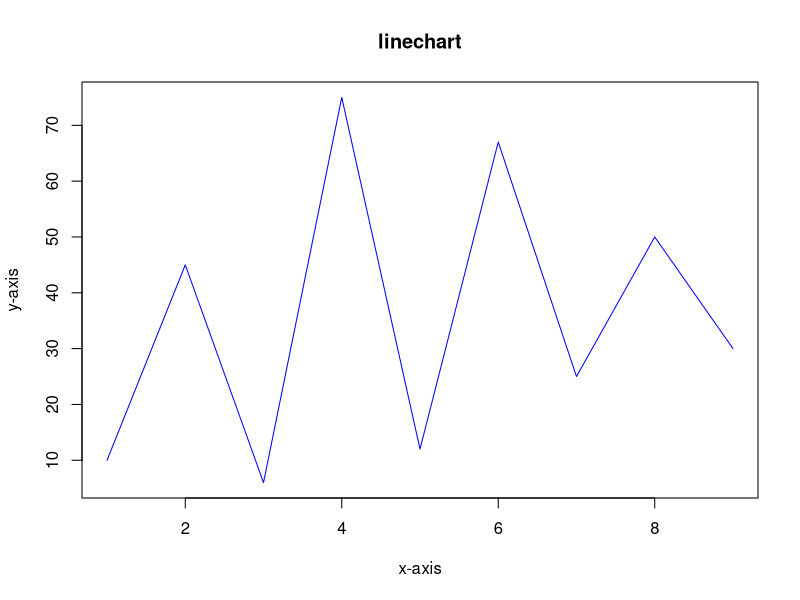
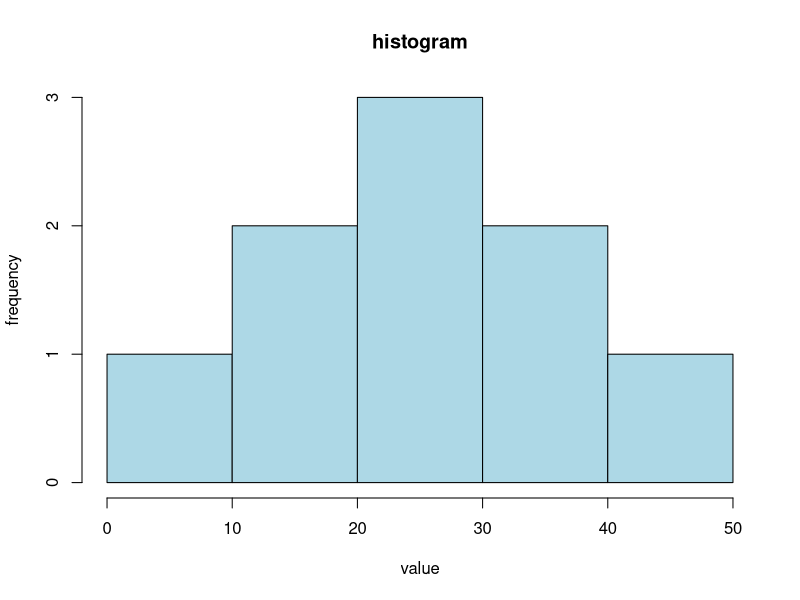
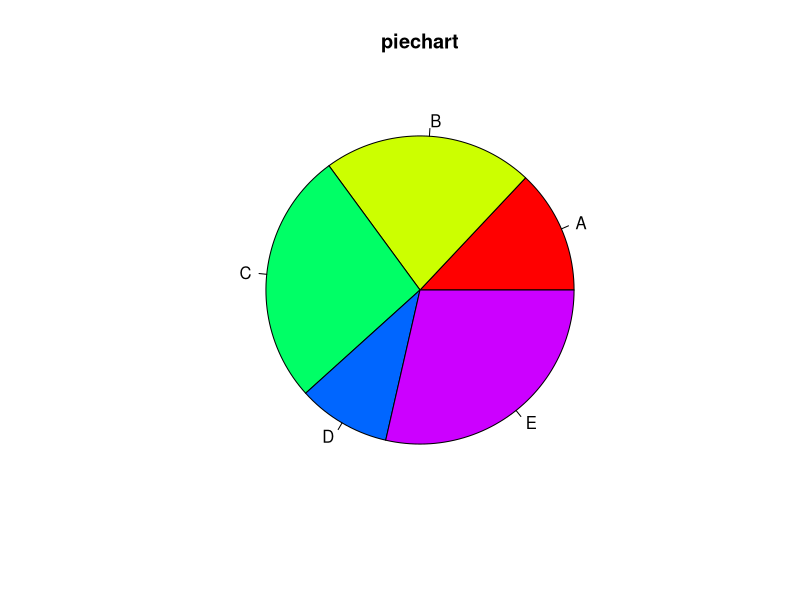
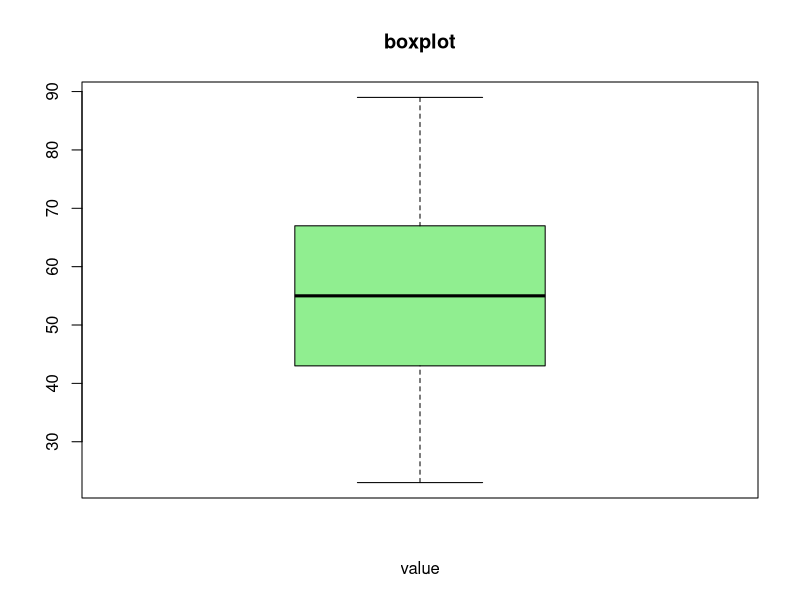
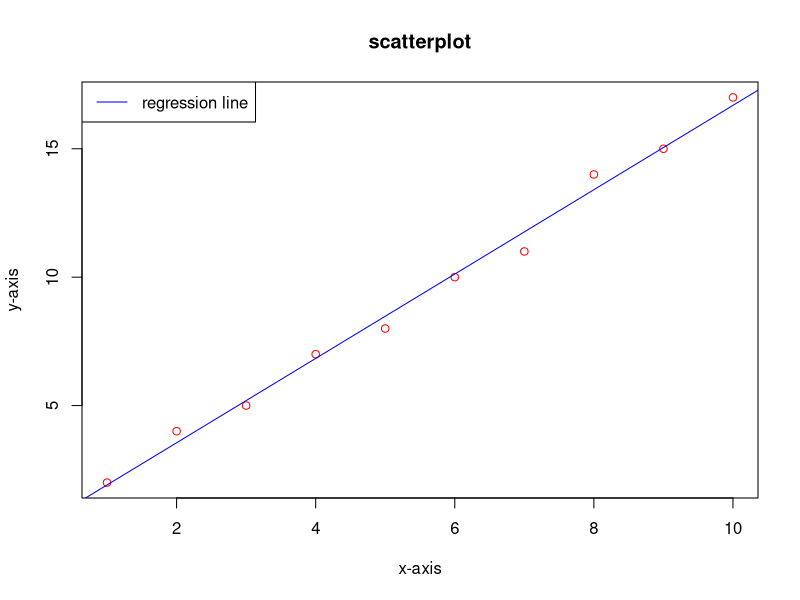

Write the R code that produced these figures, in order.
# 8. Write a R program for any visual representation of an object with creating graphs using graphic functions:
# Plot(),Hist(),Linechart(),Pie(),Boxplot(),Scatterplots().

#create a simple chart
data = c(10,45,6,75,12,67,25,50,30)
plot (data,type = "l", col="blue", xlab="x-axis", ylab="y-axis", main="linechart")


#create a histogram
histogram = c(9,18,19,25,26,23,36,37,45)
#create a histogram
hist(histogram,col="lightblue",xlab="value",ylab="frequency",main="histogram")


#create a pie chart
pie_data = c(20,34,41,15,44)
pie(pie_data, labels = c("A","B","C","D","E","F"), col =rainbow(length(pie_data)),main="piechart")

#create a box plot 
box =c(23, 45, 56, 32, 67, 89, 55, 43, 78, 36, 49, 60, 70)
boxplot (box,col="lightgreen",xlab="value",main="boxplot")
  

#create a scattre plot
x=c(1,2,3,4,5,6,7,8,9,10)
y=c(2,4,5,7,8,10,11,14,15,17)

plot(x,y, col="red",xlab="x-axis",ylab="y-axis",main="scatterplot")

#add line

abline(lm(y~x),col="blue")

legend("topleft",legend="regression line",col="blue",lty=1)

